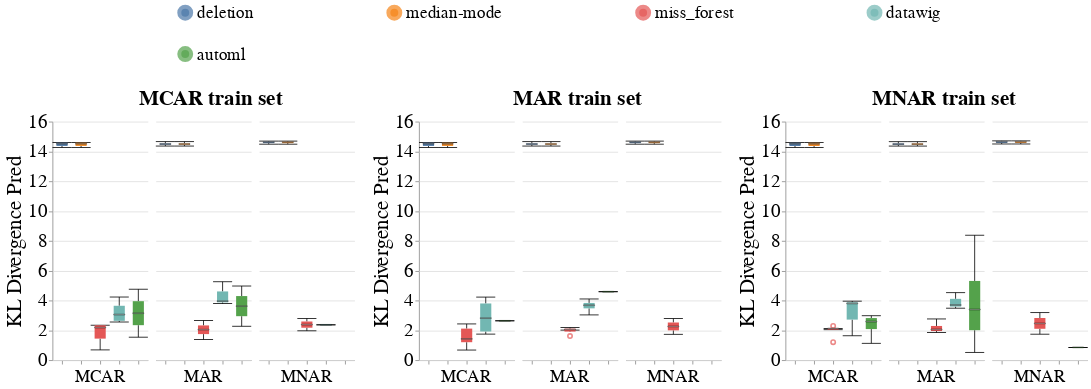

Write notebook code for a chart like this one.
### Code cell
# Numerical
create_box_plots_for_diff_imputers(dataset_name=DATASET_NAME,
                                   column_name='weight',
                                   metric_name='kl_divergence_pred',
                                   db_client=db_client,
                                   without_dummy=True)
